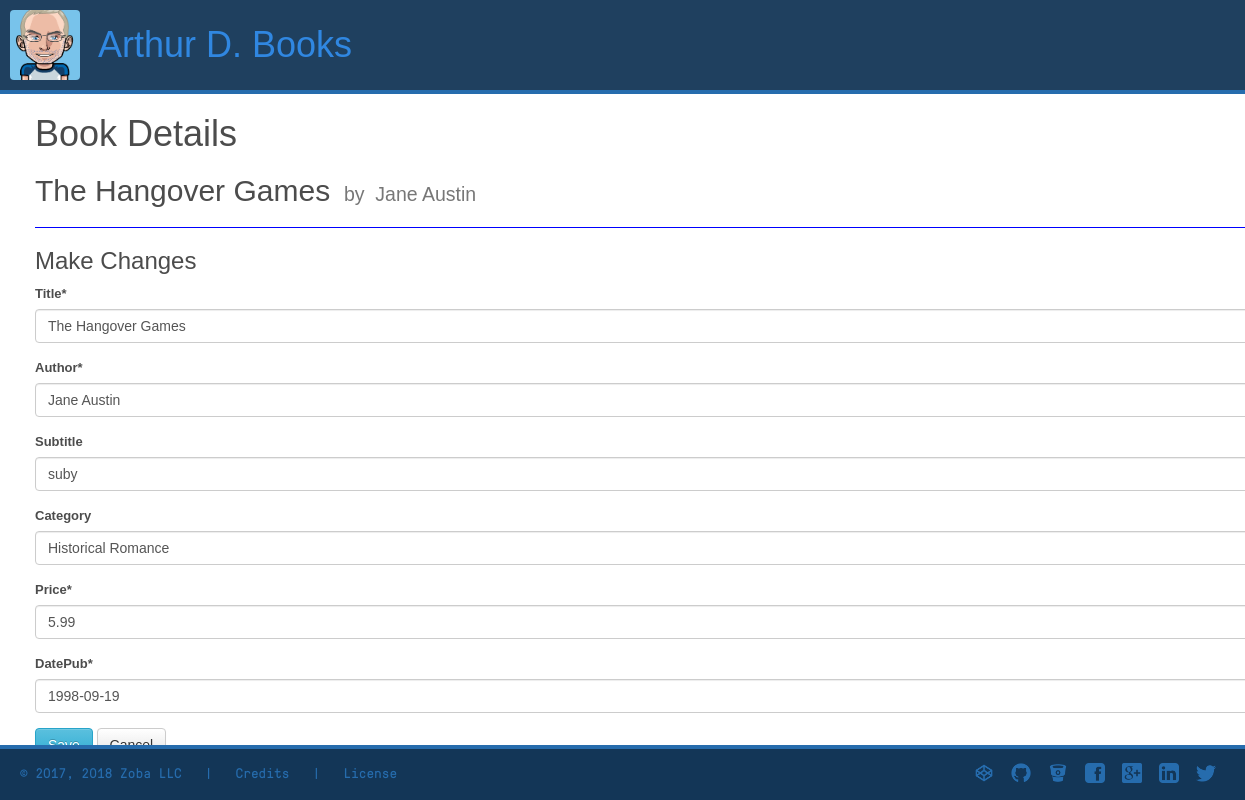
Page /books/proud-of-prejudice/ (signed in) on the committed database.
### writerhome/models.py (models this page shows, shortened)
class WriterPrjAllBooks(models.Model):
    owner       = models.ForeignKey(User) # name this 'owner' so as not to confuse with User
    title       = models.CharField(max_length=128, blank=False, null=False)
    author      = models.CharField(max_length=100, blank=False, null=False)
    subtitle    = models.CharField(max_length=255, blank=True)
    category    = models.CharField(max_length=40, blank=True)
    image       = models.ImageField(max_length=255, blank=True) # requires the Pillow library
    datePub     = models.DateField(null=True, blank=False)
    price       = models.DecimalField(decimal_places=2, max_digits=5, validators=[validate_price]) # can give a list of validators
    descr       = models.TextField(max_length=2048, blank=True)
    abstract    = models.TextField(max_length=5000, blank=True)
    slug        = models.SlugField(null=True, blank=True)
    activated   = models.BooleanField(default=False)
    activation_key = models.CharField(max_length=120, blank=True, null=True)
    objects = WriterPrjAllBooksManager()  # adds to Model.objects.all()

### writerhome/views.py (the view, shortened to what this page needs)
# urls.py: url(r'^(?P<slug>[\w-]+)/$', BookUpdateView.as_view(), name='detail'), # changed from BookDetailView to BookUpdateView, using just one now
class BookUpdateView(LoginRequiredMixin, UpdateView):
    form_class = WriterPrjAllBooksCreateForm
    template_name = 'writerhome/detail-update.html' # new to be able to view detail and update at the same time
    login_url = '/login/'  # add this for the login mixin - MOVED TO BASE.PY SETTINGS FILE
    def get_context_data(self, *args, **kwargs):
        context = super(BookUpdateView, self).get_context_data(*args, **kwargs)
        context['title'] = 'Update Book'
        return context
    def get_queryset(self):
        return WriterPrjAllBooks.objects.filter(owner=self.request.user)

### writerhome/forms.py (shortened to what this page needs)
class WriterPrjAllBooksCreateForm(forms.ModelForm):
    class Meta:
        model = WriterPrjAllBooks
        fields = [
            'title',
            'author',
            'subtitle',
            'category',
            'price',
            'datePub'
        ]

### writerhome/models.py (called while the page is built)
    def get_queryset(self):
        return WriterPrjAllBooksQuerySet(self.model, using=self._db)  # using same db

### writerhome/templates/writerhome/detail-update.html (shortened to what this page needs)
{% extends "base.html" %}
{% block content %}
<h1>Book Details</h1>
<h2>{{ form.instance.title }} <small> &nbsp;by&nbsp; {{ form.instance.author }} </small></h2>
<hr style="border-color: #00f;">
<h3>Make Changes</h3>
{% include 'snippets/form-snippet.html' with form=form %}
<br />
<br />
{% endblock %}

### templates/snippets/form-snippet.html (shortened to what this page needs)
{% load crispy_forms_tags %}
<form method='POST'> {% csrf_token %}
    {{ form|crispy }}
    <button class="btn btn-info" type='submit'>Save</button>
    <button class="btn btn-default" name='cancel' type='submit'>Cancel</button>
</form>

### static/css/custom.css (style rules this page uses)
html { box-sizing: border-box; }
*, *:before, *:after { box-sizing: inherit; }
body, html { height: 100%; width: 100%; padding: 0; margin: 0; }
body { font-family: 'Quicksand', sans-serif; font-weight: 500; font-size: 13px; color: #4c4c4c; line-height: 20px; margin: 0px; padding: 0px; overflow-x: hidden !important; }
#scroll-wrap > h2 { width: 100%; }

### static/css/booklist.css (style rules this page uses)
body { overflow: scroll; overflow-x: hidden; }

### rows in the picture
WriterPrjAllBooks: instance "The Hangover Games", instance.author "Jane Austin", title "The Hangover Games", author "Jane Austin", subtitle "suby", category "Historical Romance", price "5.99", datePub "1998-09-19"
